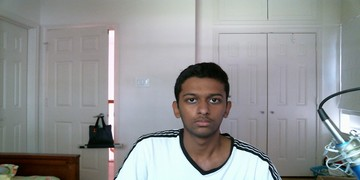
#> input picture Known-Faces/Kartik.jpg, 360 x 180 px, found by its file name
$ python finalrec1.py
#> lines starting #> are read from the running program, lines starting #| are printed output that depends on the picture; long printed decimals are rounded
### finalrec.py
import cv2
import os
import numpy as np

def faceDetection(test_img):
    gray_img = cv2.cvtColor(test_img, cv2.COLOR_BGR2GRAY)
    face_haar_cascade = cv2.CascadeClassifier('./Cascades/data/haarcascade_frontalface_alt2.xml')
    faces = face_haar_cascade.detectMultiScale(gray_img, scaleFactor=1.32, minNeighbors=5)

    return faces, gray_img

def labels_for_training_data(directory):
    faces=[]
    faceID=[]

    for path, subdirnames, filenames in os.walk(directory):
        for filename in filenames:
            if filename.startswith("."):
                print("Skipping system file")
                continue


            id = os.path.basename(path)
            img_path = os.path.join(path, filename)
            print("img_path", img_path)
            print("id: ", id)
            test_img = cv2.imread(img_path)
            if test_img is None:
                print("Image not loaded properly")
                continue
            faces_rect, gray_img = faceDetection(test_img)
            if len(faces_rect)!=1:
                continue

            (x, y, w, h) = faces_rect[0]
            roi_gray = gray_img[y:y+w, x:x+h]
            faces.append(roi_gray)
            faceID.append(int(id))

    return faces, faceID

def train_classifier(faces, faceID):
    face_recognizer = cv2.face.LBPHFaceRecognizer_create()
    face_recognizer.train(faces, np.array(faceID))
    return face_recognizer

def draw_rect(test_img, face):
    (x, y, w, h) = face
    cv2.rectangle(test_img, (x, y), (x+w, y+h), (255, 0, 0), thickness=1)

def put_text(test_img, text, x, y):
    cv2.putText(test_img, text, (x,y), cv2.FONT_HERSHEY_DUPLEX, 1, (255,0,0), 2)

### New folder/finalrec1.py
import cv2
import os
import numpy as np
import finalrec as fr

test_img = cv2.imread('./Known-Faces/Kartik.jpg')
#> test_img is the input picture: shape (180, 360, 3); mean B, G, R 149.4, 148.7, 147.1
faces_detected, gray_img = fr.faceDetection(test_img)
#> in faceDetection, `gray_img = cv2.cvtColor(test_img, cv2.COLOR_BGR2GRAY)`:
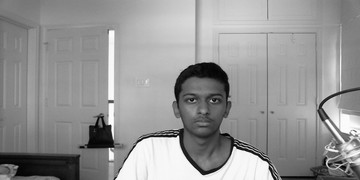
#> gray_img: shape (180, 360); min 0, max 255, mean 148.3
#> in faceDetection, `faces = face_haar_cascade.detectMultiScale(gray_img, scaleFactor=1.32,..`: faces = [[175, 77, 58, 58]]
#> faces_detected = [[175, 77, 58, 58]]
print("faces_detected: ", faces_detected)
#| faces_detected:  [[175  77  58  58]]

# [7 lines of commented-out code are left out]

faces, faceID = fr.labels_for_training_data('./trainingimages')
#> pass 2 of the loop in labels_for_training_data, `for path, subdirnames, filenames in os.walk(directory):`:
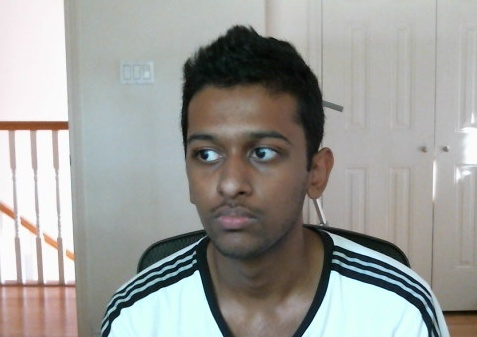
#> input picture trainingimages/0/100.jpg, 477 x 337 px
#> in labels_for_training_data, test_img is the input picture: shape (337, 477, 3); mean B, G, R 153.6, 157.2, 156.8
#> in faceDetection (call 2), `gray_img = cv2.cvtColor(test_img, cv2.COLOR_BGR2GRAY)`:
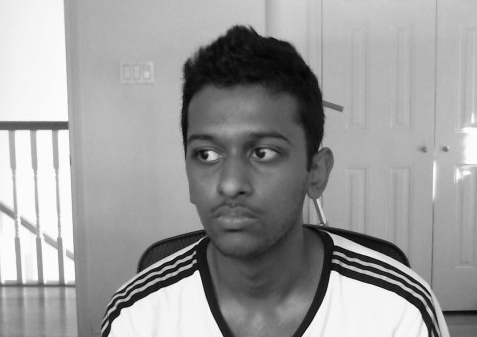
#> gray_img: shape (337, 477); min 2, max 255, mean 156.7
#> in faceDetection (call 2), `faces = face_haar_cascade.detectMultiScale(gray_img, scaleFactor=1.32,..`: faces = [[162, 95, 149, 149]]
#> in labels_for_training_data, `(x, y, w, h) = faces_rect[0]`: x = 162; y = 95; w = 149
#> in labels_for_training_data, `roi_gray = gray_img[y:y+w, x:x+h]`:
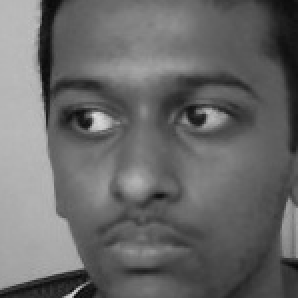
#> roi_gray: shape (149, 149) (shown 2 times larger); min 7, max 222, mean 105
face_recognizer = fr.train_classifier(faces, faceID)
face_recognizer.save('trainingData.yml')

face_recognizer = cv2.face.LBPHFaceRecognizer_create()
face_recognizer.read('trainingData.yml')

name = {0:"Kartik", 1:"Mark", 2:"Srihamsini"}

for faces in faces_detected:
    (x, y, w, h) = faces
    roi_gray = gray_img[y:y+h, x:x+h]
    label, confidence = face_recognizer.predict(roi_gray)
    print("confidence: ", confidence)
    print("label: ", label)
    fr.draw_rect(test_img, faces)
    predicted_name = name[label]
    if(confidence>60):
        continue
    fr.put_text(test_img, predicted_name, x, y)
#> this loop made 1 pass
#> (label, confidence, predicted_name) on pass 1: (0, 101.3, 'Kartik')
#| confidence:  101.331
#| label:  0
#> pass 1, `roi_gray = gray_img[y:y+h, x:x+h]`:
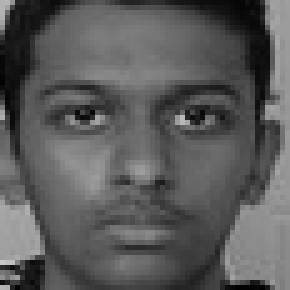
#> roi_gray: shape (58, 58) (shown 5 times larger); min 0, max 200, mean 90.3

resized_img=cv2.resize(test_img, (int(test_img.shape[1]), int(test_img.shape[0])))
cv2.imshow("face_detection", resized_img)
cv2.waitKey(0)
cv2.destroyAllWindows()
